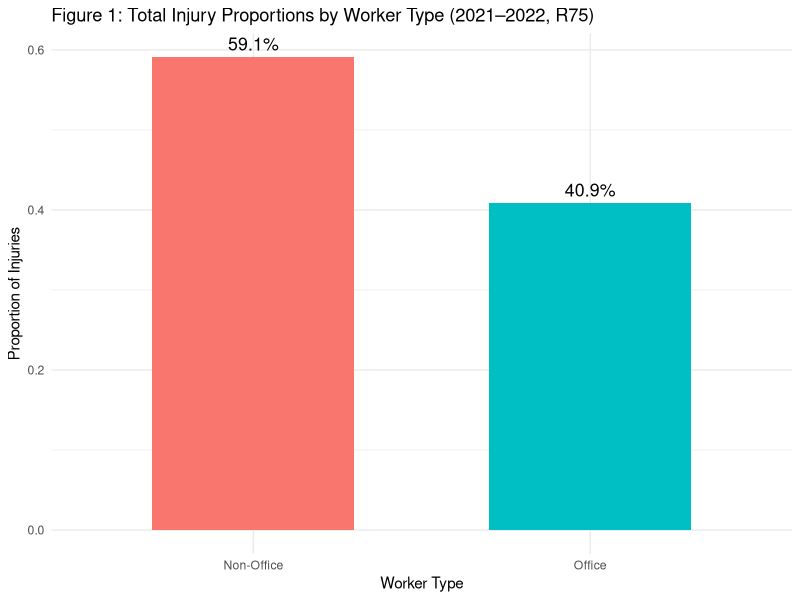
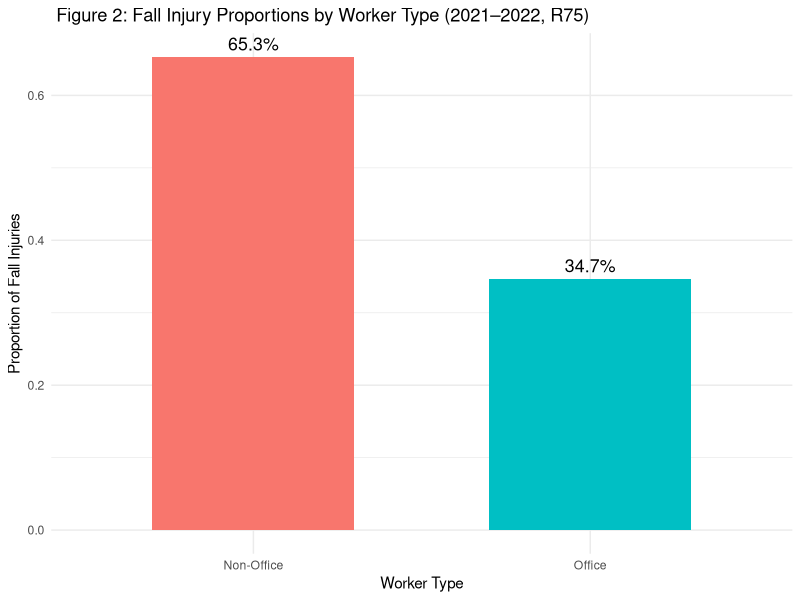
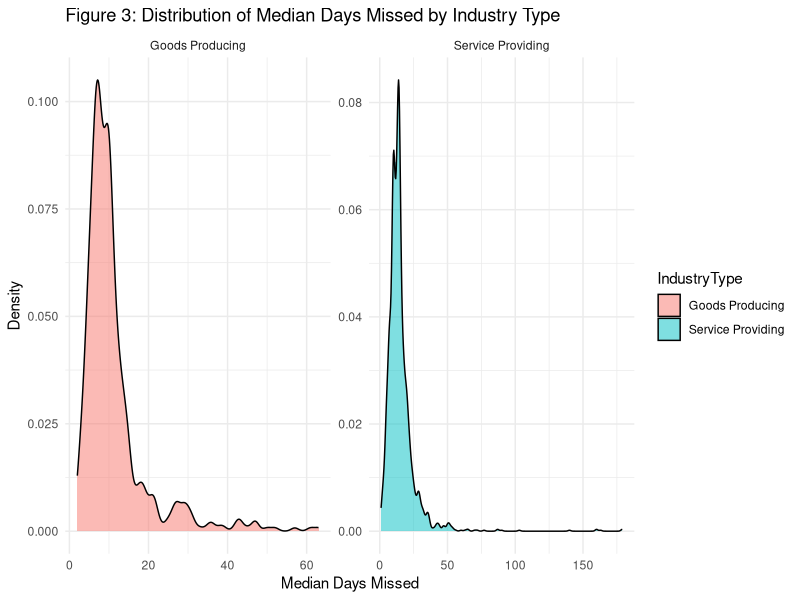
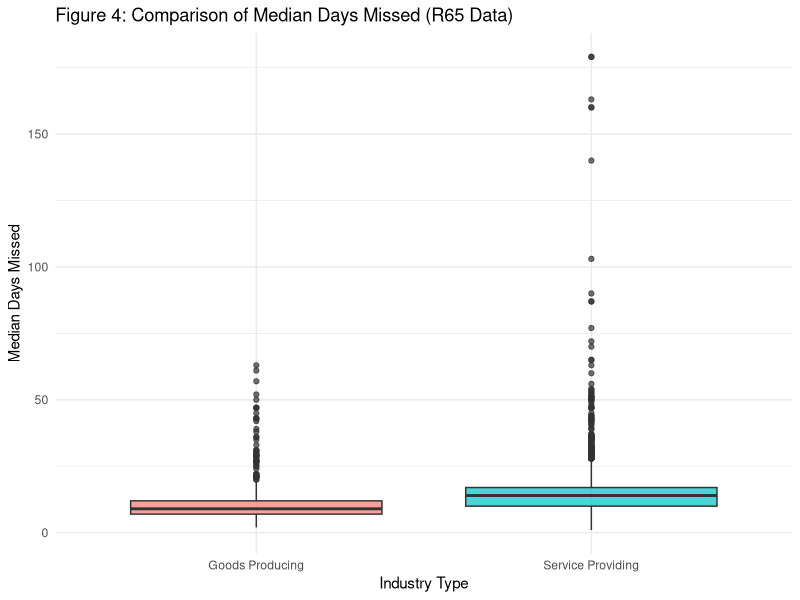

Here is the R script that generated these plots, in order:
## ---- chunk 1
suppressPackageStartupMessages({
  library(dplyr)
  library(tibble)
  library(ggplot2)
  library(readxl)
})


# Read and clean data
raw <- suppressMessages(read_excel("case-and-demographic-characteristics-table-r75-2021-2022.xlsx", skip = 1))
names(raw) <- make.names(names(raw), unique = TRUE)

# Verify column names
# print(names(raw))

# Define non-office and office columns
nonoffice_cols <- c("Goods.producing...5", "Goods.producing...6", "Goods.producing...7")  # Natural resources, construction, manufacturing
office_cols <- c("Service.providing...11", "Service.providing...12", "Service.providing...13", "Service.providing...14")  # Information, financial, prof/business, education/health

# Function to clean numeric columns
clean_numeric <- function(x) {
  x <- gsub(",", "", x)
  x <- na_if(x, "-")
  as.numeric(x)
}

raw[nonoffice_cols] <- suppressWarnings(lapply(raw[nonoffice_cols], clean_numeric))
raw[office_cols] <- suppressWarnings(lapply(raw[office_cols], clean_numeric))

# --- TOTAL INJURIES ANALYSIS ---
office_total <- sum(unlist(raw[office_cols]), na.rm = TRUE)
nonoffice_total <- sum(unlist(raw[nonoffice_cols]), na.rm = TRUE)
combined_total <- office_total + nonoffice_total
props_total <- c(office_total / combined_total, nonoffice_total / combined_total)

injury_table_total <- matrix(c(office_total, nonoffice_total), nrow = 2, byrow = TRUE)
dimnames(injury_table_total) <- list(Group = c("Office", "Non-Office"), Outcome = "Injured")
chi_total <- chisq.test(injury_table_total)
#print("Chi-squared test for total injuries:")
#print(chi_total)

# Plot total injuries
df_total <- tibble(
  WorkerType = c("Office", "Non-Office"),
  Proportion = props_total
)

#plot

ggplot(df_total, aes(x = WorkerType, y = Proportion, fill = WorkerType)) +
  geom_col(width = 0.6, show.legend = FALSE) +
  geom_text(aes(label = sprintf("%.1f%%", Proportion * 100)), vjust = -0.5, size = 4.5) +
  labs(title = "Figure 1: Total Injury Proportions by Worker Type (2021–2022, R75)",
       y = "Proportion of Injuries", x = "Worker Type") +
  theme_minimal()
## ---- chunk 2
# --- FALL INJURIES ONLY ---
falls_row <- grep("Fall", raw$Event.or.exposure, ignore.case = TRUE)

falls_office_total <- sum(unlist(raw[falls_row, office_cols]), na.rm = TRUE)
falls_nonoffice_total <- sum(unlist(raw[falls_row, nonoffice_cols]), na.rm = TRUE)
falls_combined <- falls_office_total + falls_nonoffice_total
props_falls <- c(falls_office_total / falls_combined, falls_nonoffice_total / falls_combined)

injury_table_falls <- matrix(c(falls_office_total, falls_nonoffice_total), nrow = 2, byrow = TRUE)
dimnames(injury_table_falls) <- list(Group = c("Office", "Non-Office"), Outcome = "Falls")
chi_falls <- chisq.test(injury_table_falls)
#print("Chi-squared test for fall injuries:")
#print(chi_falls)



# Plot fall injuries
df_falls <- tibble(
  WorkerType = c("Office", "Non-Office"),
  Proportion = props_falls
)

ggplot(df_falls, aes(x = WorkerType, y = Proportion, fill = WorkerType)) +
  geom_col(width = 0.6, show.legend = FALSE) +
  geom_text(aes(label = sprintf("%.1f%%", Proportion * 100)), vjust = -0.5, size = 4.5) +
  labs(title = " Figure 2: Fall Injury Proportions by Worker Type (2021–2022, R75)",
       y = "Proportion of Fall Injuries", x = "Worker Type") +
  theme_minimal()


## ---- chunk 3
library(readxl)
library(dplyr)
library(ggplot2)
library(knitr)
# Load the R65 data (skip first 4 rows where headers repeat)
raw <- read_excel("case-and-demographic-characteristics-table-r65-2021-2022.xlsx", skip = 4)

# View column names
#names(raw)

# Clean column names
names(raw) <- make.names(names(raw), unique = TRUE)

# Confirm the median days column (last column)
median_col <- tail(names(raw), 1)  # Should be 'Median.days'

# Add an index to identify row numbers
raw <- raw %>%
  mutate(row_id = row_number())

# Classify industry type
raw <- raw %>%
  mutate(IndustryType = case_when(
    row_id >= 1 & row_id <= 562 ~ "Goods Producing",    # A5–A566 -> 1–562 in R (after skip=4)
    row_id >= 563 ~ "Service Providing",
    TRUE ~ NA_character_
  ))

# Clean median days column
clean_numeric <- function(x) {
  x <- gsub(",", "", as.character(x))
  x <- na_if(x, "-")
  as.numeric(x)
}
raw$MedianDays <- clean_numeric(raw[[median_col]])

# Filter out rows without classification or missing data
clean_data <- raw %>%
  filter(!is.na(IndustryType), !is.na(MedianDays))
# descriptive
# Summary statistics by industry type
summary_stats <- clean_data %>%
  group_by(IndustryType) %>%
  summarise(
    Count = n(),
    Mean = mean(MedianDays, na.rm = TRUE),
    Median = median(MedianDays, na.rm = TRUE),
    SD = sd(MedianDays, na.rm = TRUE),
    Min = min(MedianDays, na.rm = TRUE),
    Max = max(MedianDays, na.rm = TRUE)
  )
kable(summary_stats, caption = "Descriptive Statistics of Median Days Missed by Industry Type")
## ---- chunk 4
ggplot(clean_data, aes(x = MedianDays, fill = IndustryType)) +
  geom_density(alpha = 0.5) +
  facet_wrap(~IndustryType, scales = "free") +
  labs(title = "Figure 3: Distribution of Median Days Missed by Industry Type",
       x = "Median Days Missed",
       y = "Density") +
  theme_minimal()
## ---- chunk 5
# Calculate medians for annotation
medians <- clean_data %>%
  group_by(IndustryType) %>%
  summarise(Median = median(MedianDays, na.rm = TRUE))



# Calculate median days by industry type
medians <- clean_data %>%
  group_by(IndustryType) %>%
  summarise(MedianDays = median(MedianDays, na.rm = TRUE))


# Run Wilcoxon rank-sum test
wilcox_result <- wilcox.test(MedianDays ~ IndustryType, data = clean_data)
#print(wilcox_result)

# Boxplot comparison
ggplot(clean_data, aes(x = IndustryType, y = MedianDays, fill = IndustryType)) +
  geom_boxplot(alpha = 0.7) +
  labs(
    title = "Figure 4: Comparison of Median Days Missed (R65 Data)",
    x = "Industry Type",
    y = "Median Days Missed"
  ) +
  theme_minimal() +
  theme(legend.position = "none")
